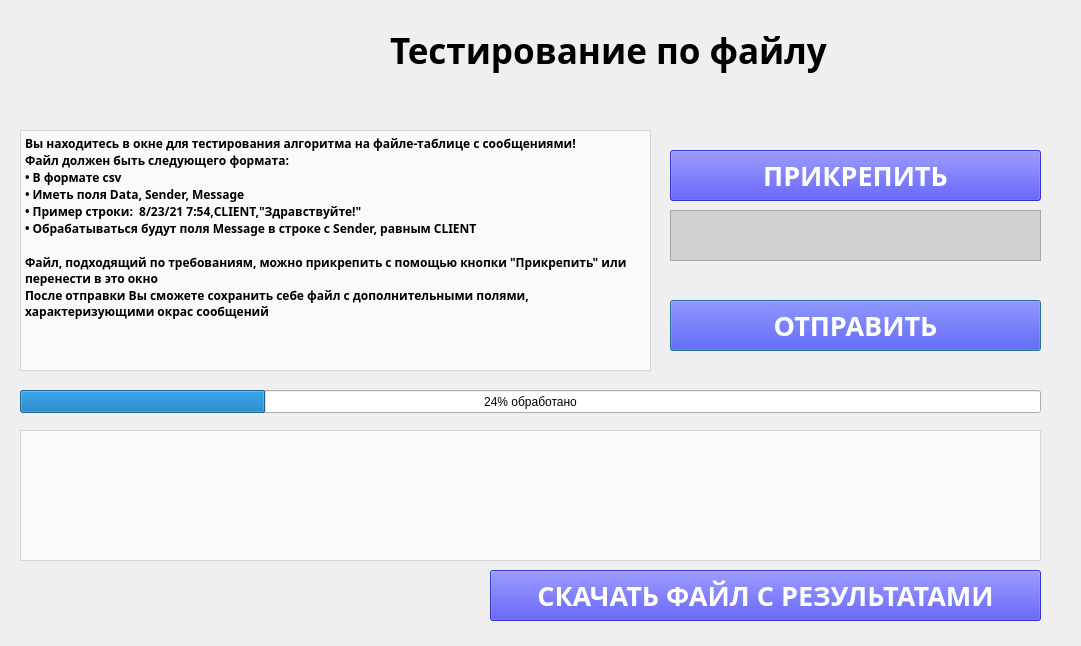
<?xml version="1.0" encoding="UTF-8"?>
<ui version="4.0">
 <class>Form</class>
 <widget class="QDialog" name="Form">
  <property name="windowModality">
   <enum>Qt::NonModal</enum>
  </property>
  <property name="geometry">
   <rect>
    <x>0</x>
    <y>0</y>
    <width>1081</width>
    <height>646</height>
   </rect>
  </property>
  <property name="contextMenuPolicy">
   <enum>Qt::NoContextMenu</enum>
  </property>
  <property name="windowTitle">
   <string>Тестирование по файлу</string>
  </property>
  <property name="windowOpacity">
   <double>1.000000000000000</double>
  </property>
  <property name="layoutDirection">
   <enum>Qt::LeftToRight</enum>
  </property>
  <property name="autoFillBackground">
   <bool>false</bool>
  </property>
  <property name="styleSheet">
   <string notr="true">QDialog
{
background: url(./res/file.png);
background-repeat: no-repeat;
}</string>
  </property>
  <property name="animated" stdset="0">
   <bool>true</bool>
  </property>
  <property name="documentMode" stdset="0">
   <bool>false</bool>
  </property>
  <property name="unifiedTitleAndToolBarOnMac" stdset="0">
   <bool>false</bool>
  </property>
  <widget class="QLabel" name="label">
   <property name="geometry">
    <rect>
     <x>390</x>
     <y>20</y>
     <width>481</width>
     <height>61</height>
    </rect>
   </property>
   <property name="font">
    <font>
     <family>Bahnschrift SemiBold</family>
     <pointsize>26</pointsize>
     <weight>75</weight>
     <bold>true</bold>
    </font>
   </property>
   <property name="text">
    <string>Тестирование по файлу</string>
   </property>
  </widget>
  <widget class="QPlainTextEdit" name="instructionText">
   <property name="geometry">
    <rect>
     <x>20</x>
     <y>130</y>
     <width>631</width>
     <height>241</height>
    </rect>
   </property>
   <property name="font">
    <font>
     <family>Bahnschrift SemiBold</family>
     <pointsize>9</pointsize>
     <weight>75</weight>
     <bold>true</bold>
    </font>
   </property>
   <property name="styleSheet">
    <string notr="true">background-color: rgba(255, 255, 255, 180);
color: rgb(0, 0, 0);
</string>
   </property>
   <property name="readOnly">
    <bool>true</bool>
   </property>
   <property name="plainText">
    <string>Вы находитесь в окне для тестирования алгоритма на файле-таблице с сообщениями!
Файл должен быть следующего формата:
• В формате csv
• Иметь поля Data, Sender, Message
• Пример строки:  8/23/21 7:54,CLIENT,&quot;Здравствуйте!&quot;
• Обрабатываться будут поля Message в строке с Sender, равным CLIENT

Файл, подходящий по требованиям, можно прикрепить с помощью кнопки &quot;Прикрепить&quot; или перенести в это окно
После отправки Вы сможете сохранить себе файл с дополнительными полями, характеризующими окрас сообщений</string>
   </property>
   <property name="textInteractionFlags">
    <set>Qt::NoTextInteraction</set>
   </property>
  </widget>
  <widget class="QLabel" name="dropFilePic">
   <property name="geometry">
    <rect>
     <x>1050</x>
     <y>20</y>
     <width>1071</width>
     <height>631</height>
    </rect>
   </property>
   <property name="styleSheet">
    <string notr="true"/>
   </property>
   <property name="text">
    <string/>
   </property>
   <property name="pixmap">
    <pixmap>../res/drop-file.png</pixmap>
   </property>
  </widget>
  <widget class="QPushButton" name="pushButton">
   <property name="enabled">
    <bool>true</bool>
   </property>
   <property name="geometry">
    <rect>
     <x>670</x>
     <y>300</y>
     <width>371</width>
     <height>51</height>
    </rect>
   </property>
   <property name="font">
    <font>
     <family>Bahnschrift SemiBold</family>
     <pointsize>20</pointsize>
     <weight>75</weight>
     <bold>true</bold>
    </font>
   </property>
   <property name="styleSheet">
    <string notr="true">QPushButton{
background-color: rgba(0, 0, 255, 180);
color: rgb(255, 255, 255);
}

QPushButton::hover
{
background-color : rgba(255, 0, 0, 180);
}</string>
   </property>
   <property name="text">
    <string>ОТПРАВИТЬ</string>
   </property>
  </widget>
  <widget class="QPushButton" name="attachFileButton">
   <property name="geometry">
    <rect>
     <x>670</x>
     <y>150</y>
     <width>371</width>
     <height>51</height>
    </rect>
   </property>
   <property name="font">
    <font>
     <family>Bahnschrift SemiBold</family>
     <pointsize>20</pointsize>
     <weight>75</weight>
     <bold>true</bold>
    </font>
   </property>
   <property name="styleSheet">
    <string notr="true">QPushButton{
background-color: rgba(0, 0, 255, 180);
color: rgb(255, 255, 255);
}

QPushButton::hover
{
background-color : rgba(255, 0, 0, 180);
}</string>
   </property>
   <property name="text">
    <string>ПРИКРЕПИТЬ</string>
   </property>
  </widget>
  <widget class="QPlainTextEdit" name="fileNameLabel">
   <property name="geometry">
    <rect>
     <x>670</x>
     <y>210</y>
     <width>371</width>
     <height>51</height>
    </rect>
   </property>
   <property name="font">
    <font>
     <family>Bahnschrift</family>
     <pointsize>18</pointsize>
     <weight>50</weight>
     <italic>true</italic>
     <bold>false</bold>
    </font>
   </property>
   <property name="styleSheet">
    <string notr="true">background-color: rgba(195, 195, 195, 180);
color: rgb(255, 255, 255);
</string>
   </property>
   <property name="lineWrapMode">
    <enum>QPlainTextEdit::WidgetWidth</enum>
   </property>
   <property name="readOnly">
    <bool>true</bool>
   </property>
   <property name="plainText">
    <string/>
   </property>
   <property name="textInteractionFlags">
    <set>Qt::NoTextInteraction</set>
   </property>
   <property name="backgroundVisible">
    <bool>false</bool>
   </property>
  </widget>
  <widget class="QProgressBar" name="progressBar">
   <property name="geometry">
    <rect>
     <x>20</x>
     <y>390</y>
     <width>1021</width>
     <height>23</height>
    </rect>
   </property>
   <property name="value">
    <number>24</number>
   </property>
   <property name="textVisible">
    <bool>true</bool>
   </property>
   <property name="invertedAppearance">
    <bool>false</bool>
   </property>
   <property name="format">
    <string>%p% обработано</string>
   </property>
  </widget>
  <widget class="QTableView" name="resultTable">
   <property name="geometry">
    <rect>
     <x>20</x>
     <y>430</y>
     <width>1021</width>
     <height>131</height>
    </rect>
   </property>
   <property name="styleSheet">
    <string notr="true">background-color: rgba(255, 255, 255, 180);
color: rgb(0, 0, 0);
</string>
   </property>
   <property name="alternatingRowColors">
    <bool>false</bool>
   </property>
   <property name="wordWrap">
    <bool>false</bool>
   </property>
   <attribute name="verticalHeaderDefaultSectionSize">
    <number>37</number>
   </attribute>
  </widget>
  <widget class="QPushButton" name="downloadResultButton">
   <property name="geometry">
    <rect>
     <x>490</x>
     <y>570</y>
     <width>551</width>
     <height>51</height>
    </rect>
   </property>
   <property name="font">
    <font>
     <family>Bahnschrift SemiBold</family>
     <pointsize>20</pointsize>
     <weight>75</weight>
     <bold>true</bold>
    </font>
   </property>
   <property name="styleSheet">
    <string notr="true">QPushButton{
background-color: rgba(0, 0, 255, 180);
color: rgb(255, 255, 255);
}

QPushButton::hover
{
background-color : rgba(255, 0, 0, 180);
}</string>
   </property>
   <property name="text">
    <string>СКАЧАТЬ ФАЙЛ С РЕЗУЛЬТАТАМИ</string>
   </property>
  </widget>
  <zorder>label</zorder>
  <zorder>instructionText</zorder>
  <zorder>pushButton</zorder>
  <zorder>attachFileButton</zorder>
  <zorder>fileNameLabel</zorder>
  <zorder>progressBar</zorder>
  <zorder>resultTable</zorder>
  <zorder>downloadResultButton</zorder>
  <zorder>dropFilePic</zorder>
 </widget>
 <resources/>
 <connections/>
</ui>
